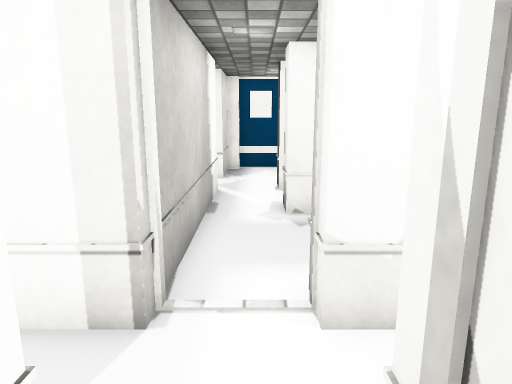
view 1 (above)

23 first-person views from a walk through a 3-D level made in the Unity game engine. The camera is 1.2 m above the floor, tilts 12° down and sees 70° across. The floor is counted in squares, 0.5 m on a side. Each view is taken from the middle of a square. On the plan, view 1 faces up. The plan holds only what a view shows up to about 20 squares ahead; the rest is blank. The place goes on beyond the plan. The player is left out. Door leaves are left out, so doorways stand open. Some surface patterns are stand-ins.

view 2
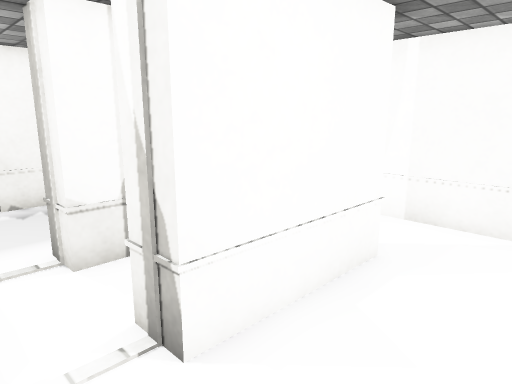

view 3
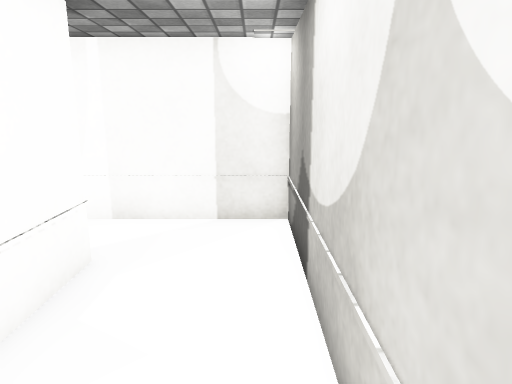

view 4
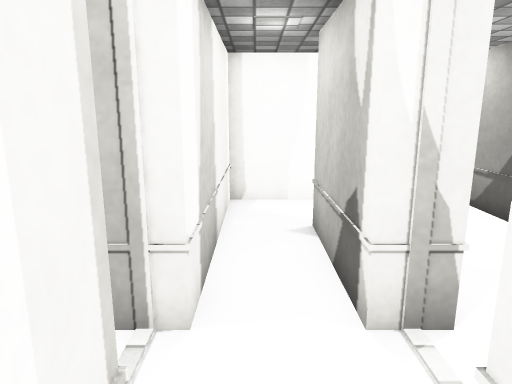

view 5
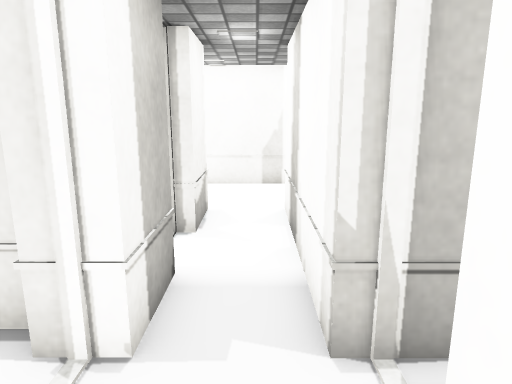

view 6
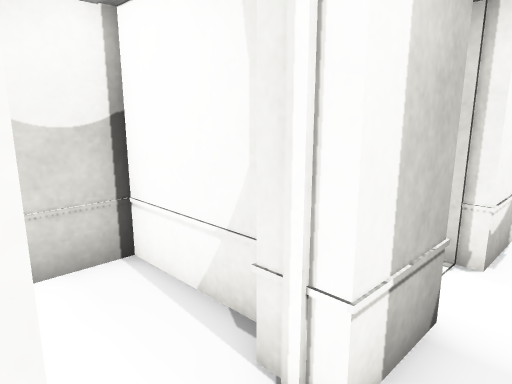

view 7
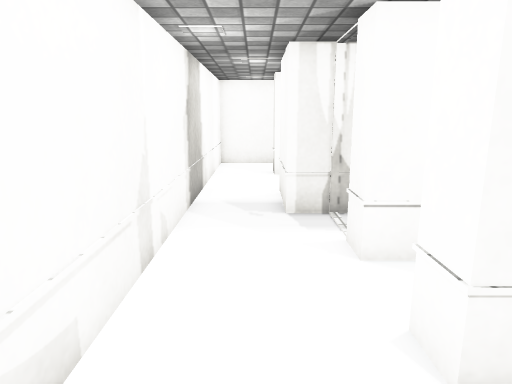

view 8
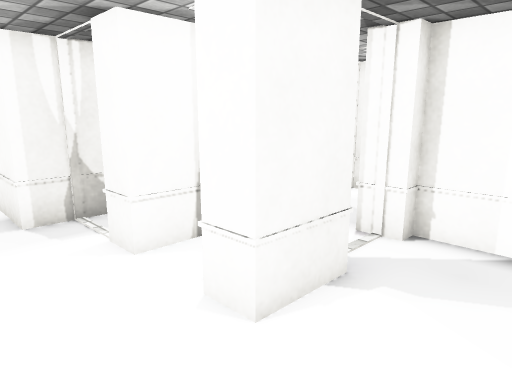

view 9
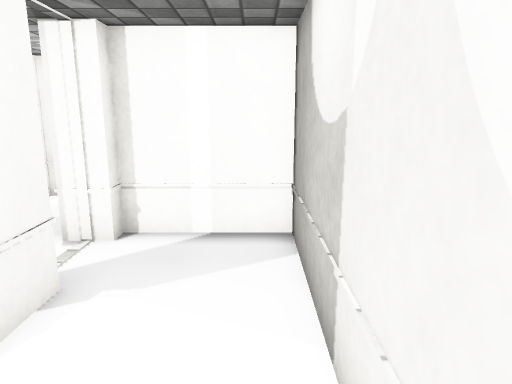

view 10
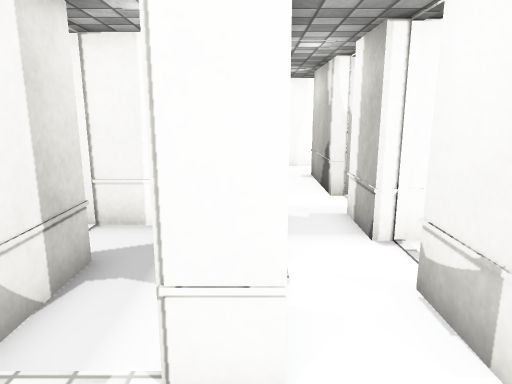

view 11
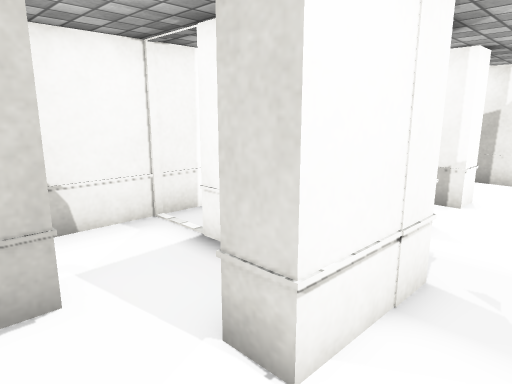

view 12
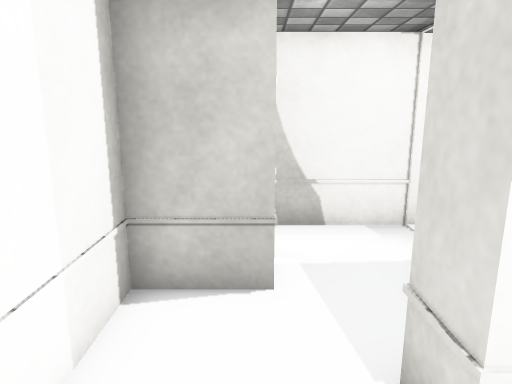

view 13
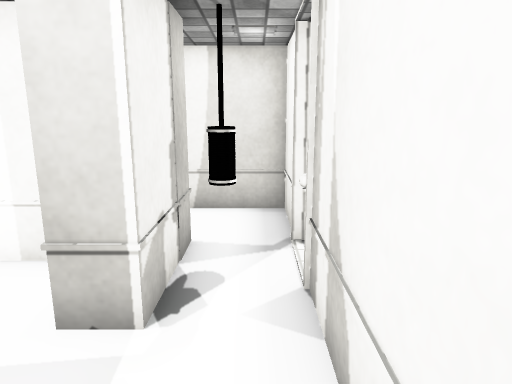

view 14
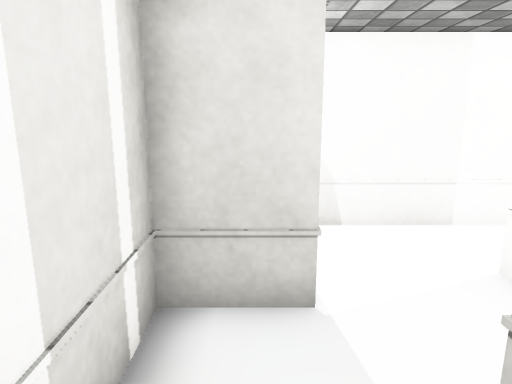

view 15
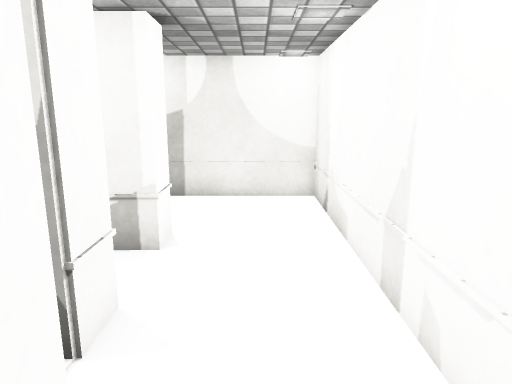

view 16
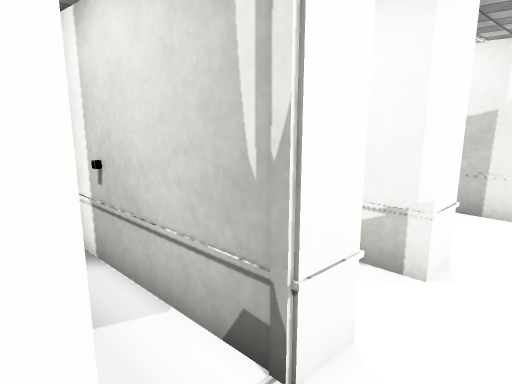

view 17
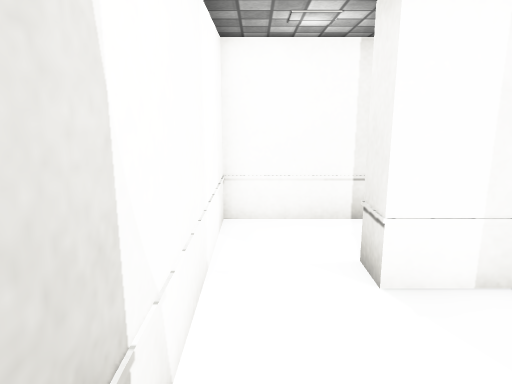

view 18
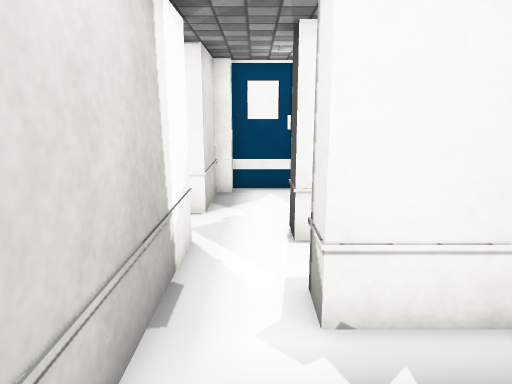

view 19
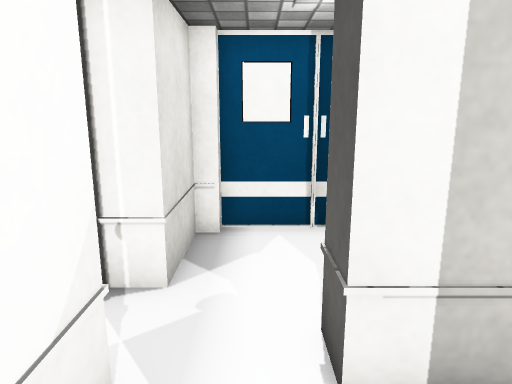

view 20
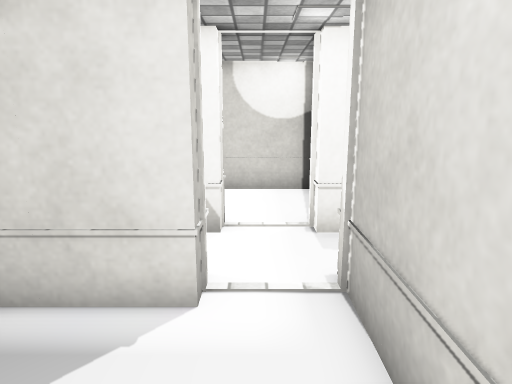

view 21
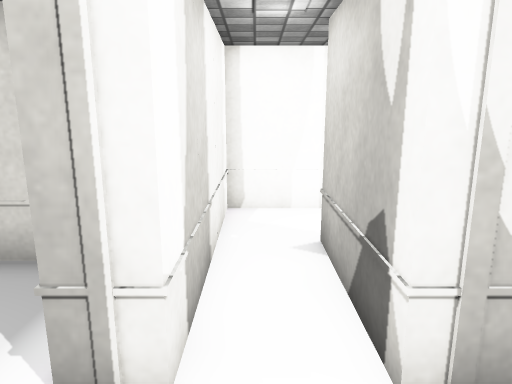

view 22
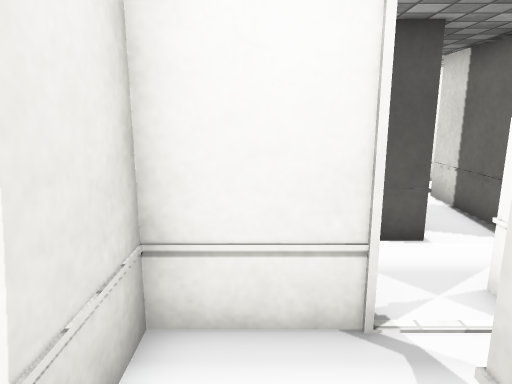

view 23
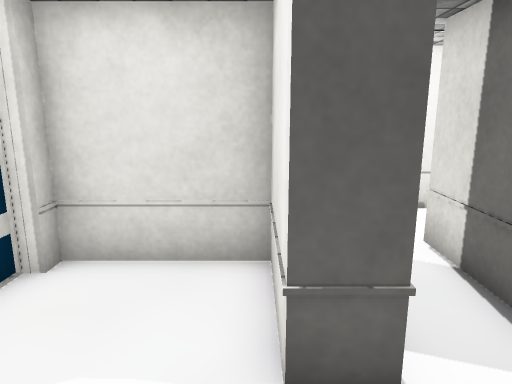

### Floor plan
Points are (right, up) in squares from view 1. A wall is a line through its corners. A room is listed if a view was taken in it or the views show most of it. See-through windows are left out.
Room 1 (views 1, 2, 3)
walls: (4.9, 0.7) (0.7, 0.7); (-1.8, 0.5) (-1.8, -2.8) (7.2, -2.8) (7.2, 0.5)
ways out: opening at (6, 1.5) to room 2; open door at (-0.5, 1) to room 2
Room 2 (views 4, 5, 6, 21)
walls: (0.7, 0.7) (0.7, 1.7) (4.8, 1.7); (-1.3, 3.7) (-4.6, 3.7); (-3.3, 0.7) (-3.3, 1.7) (-1.3, 1.7) (-1.3, 0.6); (-5.3, 1.7) (-5.3, 1.1); (7.2, 0.5) (7.2, 3.7) (0.7, 3.7)
ways out: opening at (6, 1.5) to room 1; open door at (-0.5, 1) to room 1; open door at (-4.5, 1) to room 3; opening at (-5, 3) to room 4; open door at (-0.5, 4) to room 7
Room 3 (views 7, 8, 9)
walls: (-5.1, 0.7) (-7.3, 0.7); (-10.8, 0.4) (-10.8, -2.8) (-2.8, -2.8) (-2.8, 0.7)
ways out: open door at (-4.5, 1) to room 2; opening at (-9, 1.5) to room 4
Room 4 (views 10, 11, 12, 15, 16, 17)
walls: (-8.3, 6.7) (-8.3, 9.7); (-4.6, 3.7) (-7.3, 3.7) (-7.3, 4.7); (-7.3, 0.7) (-7.3, 1.7) (-5.3, 1.7); (-10.8, 12.4) (-10.8, 0.4)
ways out: opening at (-5, 3) to room 2; opening at (-9, 1.5) to room 3; open door at (-7, 5.5) to room 5; opening at (-7.5, 11.5) to room 6; opening at (-9.5, 13.5) to room 9
Room 5 (view 13)
walls: (-4.2, 6.7) (-8.3, 6.7); (-2.2, 6.3) (-2.2, 8); (-7.3, 4.7) (-2.2, 4.7)
ways out: open door at (-7, 5.5) to room 4; open door at (-3.5, 8) to room 6
Room 6 (view 14)
walls: (-4.3, 10.8) (-5.3, 10.8) (-5.3, 12.7) (-8.3, 12.7); (-8.3, 9.7) (-7.2, 9.7) (-7.2, 7.8) (-4.1, 7.8); (-2.2, 8) (-2.2, 11.9)
ways out: opening at (-7.5, 11.5) to room 4; open door at (-3.5, 8) to room 5
Room 7 (view 18)
walls: (2.9, 8.7) (0.7, 8.7); (-1.3, 8.4) (-1.3, 3.7); (3.7, 6.6) (3.7, 7.3); (0.7, 3.7) (0.7, 4.7) (3.3, 4.7)
ways out: open door at (-0.5, 4) to room 2; opening at (0, 9.5) to room 8
Room 8 (views 19, 20)
walls: (2.3, 11.7) (0.7, 11.7); (1.6, 9.7) (4.9, 9.7); (0.7, 8.7) (0.7, 9.9); (-1.3, 11.9) (-1.3, 8.4)
ways out: opening at (0, 9.5) to room 7; opening at (0, 12) to room 10
Room 9 (view 22)
walls: (-7.4, 16.2) (-10.8, 16.2) (-10.8, 12.4); (-8.3, 12.7) (-8.3, 13.9); (-2.2, 13.8) (-2.2, 16.2) (-4.7, 16.2)
ways out: opening at (-9.5, 13.5) to room 4; opening at (-3, 14)
Room 10 (view 23)
walls: (0.7, 11.7) (0.7, 12.7) (3.7, 12.7) (3.7, 16.2) (3.3, 16.2) (3.3, 16.6) (-0.7, 16.6) (-0.7, 16.2); (-1.3, 16.2) (-1.3, 13.8) (-2.2, 13.8)
ways out: opening at (0, 12) to room 8; opening at (-1.5, 13)

Positions as (right, up) in squares from view 1, and headings:
1: (0, 0), facing up
2: (-1, -2), facing up-right
3: (-1, -2), facing right
4: (-3, 3), facing right
5: (2, 3), facing left
6: (1, 3), facing down-left
7: (-9, -2), facing up
8: (-10, -2), facing up-right
9: (-10, -2), facing right
10: (-10, 4), facing right
11: (-10, 12), facing down-right
12: (-10, 11), facing right
13: (-3, 7), facing up
14: (-3, 9), facing left
15: (-9, 8), facing down
16: (-9, 7), facing down-right
17: (-10, 8), facing up
18: (0, 5), facing up
19: (0, 9), facing up
20: (0, 9), facing down
21: (-2, 3), facing right
22: (-6, 15), facing right
23: (-2, 13), facing right
